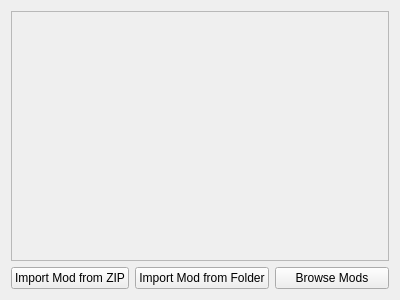
<?xml version="1.0" encoding="UTF-8"?>
<ui version="4.0">
 <class>ConfigurePerGameAddons</class>
 <widget class="QWidget" name="ConfigurePerGameAddons">
  <property name="geometry">
   <rect>
    <x>0</x>
    <y>0</y>
    <width>400</width>
    <height>300</height>
   </rect>
  </property>
  <property name="windowTitle">
   <string>Form</string>
  </property>
  <property name="accessibleDescription">
   <string>Add-Ons</string>
  </property>
  <layout class="QGridLayout" name="gridLayout">
   <item row="1" column="0">
    <widget class="QPushButton" name="zip">
     <property name="text">
      <string>Import Mod from ZIP</string>
     </property>
    </widget>
   </item>
   <item row="1" column="1">
    <widget class="QPushButton" name="folder">
     <property name="text">
      <string>Import Mod from Folder</string>
     </property>
    </widget>
   </item>
   <item row="1" column="2">
    <widget class="QPushButton" name="browse_mods">
     <property name="text">
      <string>Browse Mods</string>
     </property>
    </widget>
   </item>
   <item row="0" column="0" colspan="3">
    <widget class="QScrollArea" name="scrollArea">
     <property name="widgetResizable">
      <bool>true</bool>
     </property>
     <widget class="QWidget" name="scrollAreaWidgetContents">
      <property name="geometry">
       <rect>
        <x>0</x>
        <y>0</y>
        <width>380</width>
        <height>249</height>
       </rect>
      </property>
     </widget>
    </widget>
   </item>
  </layout>
 </widget>
 <resources/>
 <connections/>
</ui>
